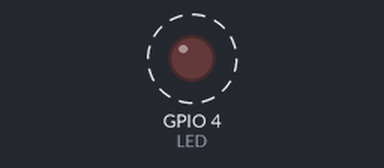
A sketch run on a simulated ESP32-C3. Parts: output pins drawn as LEDs (lit = HIGH). Dashed ring = blinking.

Above: at 0.2 s.
Timing chart, 0 to 3.0 s (numbered marks = the images above):
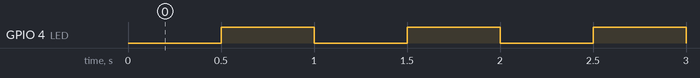

Measured:
- by itself, GPIO 4 (LED): alternates HIGH for 0.50 s and LOW for 0.50 s

The sketch:

Timer.ino
```cpp
// Timer: a timer interrupt blinks the LED (the code from the slides "A timer in the code").
// The circuit: the LED on GPIO 4, as in the project Circuit.
// 1. Does the LED change every 500 ms?
// 2. Change 500000 to 100000. What happens?
// 3. loop() is empty. Who switches the LED?

const int LED = 4;
hw_timer_t *timer = nullptr;
volatile bool ledOn = false;

void IRAM_ATTR onTimer() {        // the ISR
  ledOn = !ledOn;
  digitalWrite(LED, ledOn);
}

void setup() {
  pinMode(LED, OUTPUT);
  timer = timerBegin(1000000);              // 1 MHz: the counter grows by 1 every 1 us
  timerAttachInterrupt(timer, &onTimer);    // which ISR runs
  timerAlarm(timer, 500000, true, 0);       // ring after 500 000 us = 500 ms, start again, forever
}

void loop() {
  // nothing here: the timer calls onTimer
}
```
